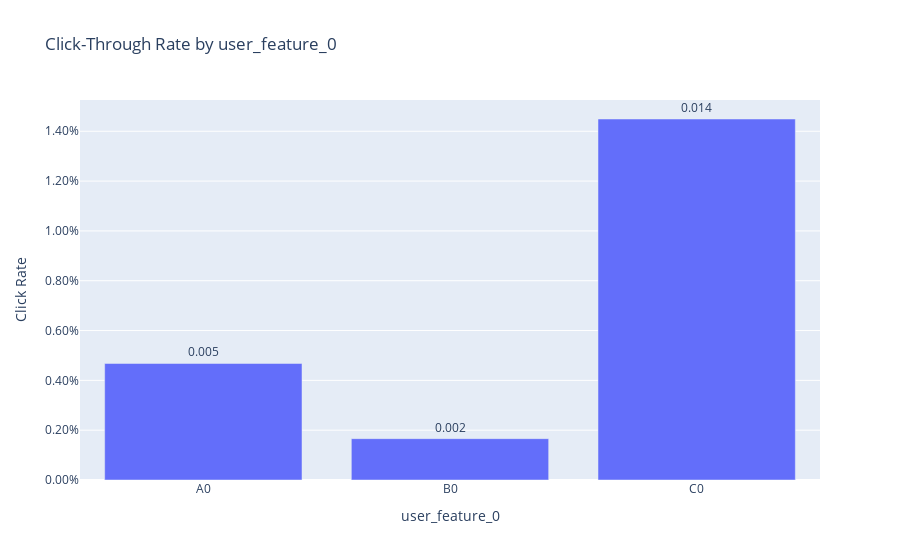
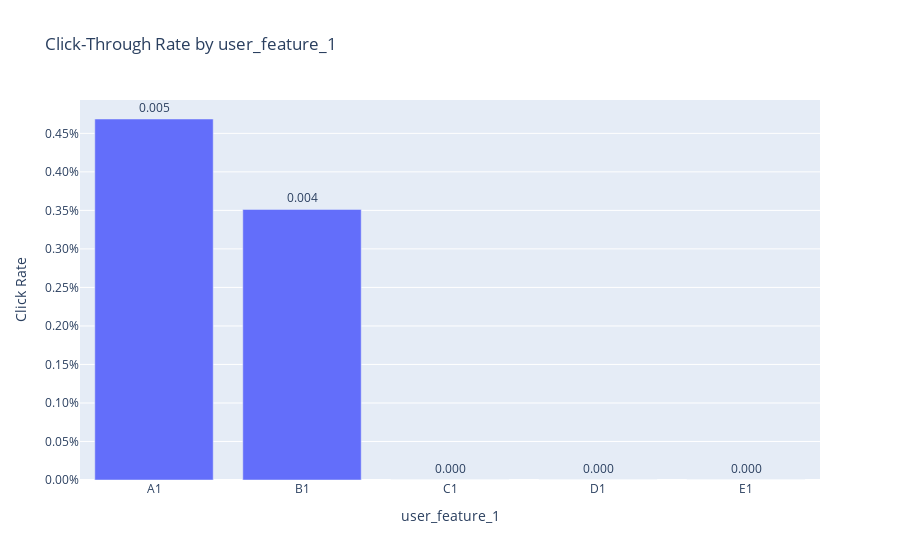
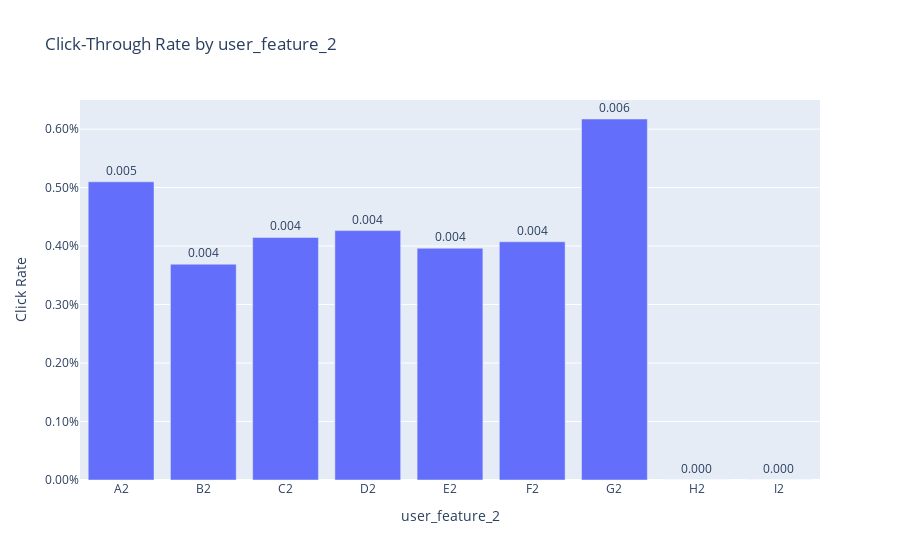
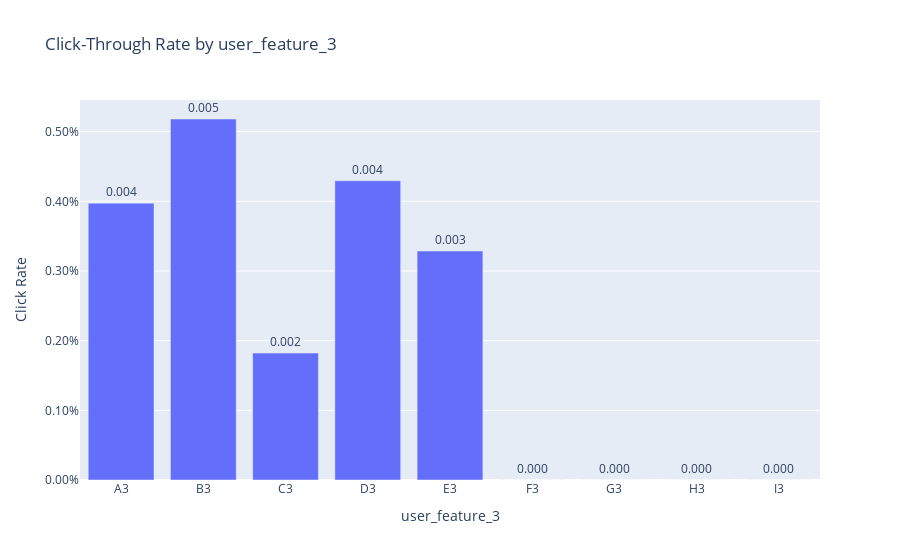

The cell these charts' notebook holds for them, in order:
### Code cell
# list of your user features
user_feature_cols = [c for c in log_df_readable.columns if c.startswith("user_feature")]

for col in user_feature_cols:
    # compute CTR per category
    ctr_df = (
        log_df_readable.groupby(col)["click"]
        .mean()
        .reset_index()
    )
    ctr_df.rename(columns={"click": "CTR"}, inplace=True)

    # ensure alphabetical order
    ctr_df = ctr_df.sort_values(col, ascending=True)
    category_order = sorted(ctr_df[col].unique())

    # make bar plot
    fig = px.bar(
        ctr_df,
        x=col,
        y="CTR",
        text="CTR",
        title=f"Click-Through Rate by {col}",
        labels={col: col, "CTR": "Click Rate"},
        category_orders={col: category_order},
    )
    fig.update_traces(texttemplate="%{text:.3f}", textposition="outside")
    fig.update_layout(yaxis=dict(tickformat=".2%"), margin=dict(t=100))
    fig.show()

### Figure 1 — Plotly figure (JSON) as saved in the notebook; plotly's stock layout.template omitted (floating-point values rounded to 4 significant figures)
{"data": [{"hovertemplate": "user_feature_0=%{x}<br>Click Rate=%{text}<extra></extra>", "legendgroup": "", "marker": {"color": "#636efa", "pattern": {"shape": ""}}, "name": "", "orientation": "v", "showlegend": false, "text": [0.004678, 0.001659, 0.01449], "textposition": "outside", "texttemplate": "%{text:.3f}", "type": "bar", "x": ["A0", "B0", "C0"], "xaxis": "x", "y": [0.004678, 0.001659, 0.01449], "yaxis": "y"}], "layout": {"barmode": "relative", "legend": {"tracegroupgap": 0}, "margin": {"t": 100}, "title": {"text": "Click-Through Rate by user_feature_0"}, "xaxis": {"anchor": "y", "categoryarray": ["A0", "B0", "C0"], "categoryorder": "array", "domain": [0, 1], "title": {"text": "user_feature_0"}}, "yaxis": {"anchor": "x", "domain": [0, 1], "tickformat": ".2%", "title": {"text": "Click Rate"}}}}

### Figure 2 — Plotly figure (JSON) as saved in the notebook; plotly's stock layout.template omitted (floating-point values rounded to 4 significant figures)
{"data": [{"hovertemplate": "user_feature_1=%{x}<br>Click Rate=%{text}<extra></extra>", "legendgroup": "", "marker": {"color": "#636efa", "pattern": {"shape": ""}}, "name": "", "orientation": "v", "showlegend": false, "text": [0.004686, 0.003513, 0.0, 0.0, 0.0], "textposition": "outside", "texttemplate": "%{text:.3f}", "type": "bar", "x": ["A1", "B1", "C1", "D1", "E1"], "xaxis": "x", "y": [0.004686, 0.003513, 0.0, 0.0, 0.0], "yaxis": "y"}], "layout": {"barmode": "relative", "legend": {"tracegroupgap": 0}, "margin": {"t": 100}, "title": {"text": "Click-Through Rate by user_feature_1"}, "xaxis": {"anchor": "y", "categoryarray": ["A1", "B1", "C1", "D1", "E1"], "categoryorder": "array", "domain": [0, 1], "title": {"text": "user_feature_1"}}, "yaxis": {"anchor": "x", "domain": [0, 1], "tickformat": ".2%", "title": {"text": "Click Rate"}}}}

### Figure 3 — Plotly figure (JSON) as saved in the notebook; plotly's stock layout.template omitted (floating-point values rounded to 4 significant figures)
{"data": [{"hovertemplate": "user_feature_2=%{x}<br>Click Rate=%{text}<extra></extra>", "legendgroup": "", "marker": {"color": "#636efa", "pattern": {"shape": ""}}, "name": "", "orientation": "v", "showlegend": false, "text": [0.005099, 0.00369, 0.004148, 0.004264, 0.003963, 0.004073, 0.006173, 0.0, 0.0], "textposition": "outside", "texttemplate": "%{text:.3f}", "type": "bar", "x": ["A2", "B2", "C2", "D2", "E2", "F2", "G2", "H2", "I2"], "xaxis": "x", "y": [0.005099, 0.00369, 0.004148, 0.004264, 0.003963, 0.004073, 0.006173, 0.0, 0.0], "yaxis": "y"}], "layout": {"barmode": "relative", "legend": {"tracegroupgap": 0}, "margin": {"t": 100}, "title": {"text": "Click-Through Rate by user_feature_2"}, "xaxis": {"anchor": "y", "categoryarray": ["A2", "B2", "C2", "D2", "E2", "F2", "G2", "H2", "I2"], "categoryorder": "array", "domain": [0, 1], "title": {"text": "user_feature_2"}}, "yaxis": {"anchor": "x", "domain": [0, 1], "tickformat": ".2%", "title": {"text": "Click Rate"}}}}

### Figure 4 — Plotly figure (JSON) as saved in the notebook; plotly's stock layout.template omitted (floating-point values rounded to 4 significant figures)
{"data": [{"hovertemplate": "user_feature_3=%{x}<br>Click Rate=%{text}<extra></extra>", "legendgroup": "", "marker": {"color": "#636efa", "pattern": {"shape": ""}}, "name": "", "orientation": "v", "showlegend": false, "text": [0.003974, 0.005181, 0.001821, 0.004296, 0.003286, 0.0, 0.0, 0.0, 0.0], "textposition": "outside", "texttemplate": "%{text:.3f}", "type": "bar", "x": ["A3", "B3", "C3", "D3", "E3", "F3", "G3", "H3", "I3"], "xaxis": "x", "y": [0.003974, 0.005181, 0.001821, 0.004296, 0.003286, 0.0, 0.0, 0.0, 0.0], "yaxis": "y"}], "layout": {"barmode": "relative", "legend": {"tracegroupgap": 0}, "margin": {"t": 100}, "title": {"text": "Click-Through Rate by user_feature_3"}, "xaxis": {"anchor": "y", "categoryarray": ["A3", "B3", "C3", "D3", "E3", "F3", "G3", "H3", "I3"], "categoryorder": "array", "domain": [0, 1], "title": {"text": "user_feature_3"}}, "yaxis": {"anchor": "x", "domain": [0, 1], "tickformat": ".2%", "title": {"text": "Click Rate"}}}}
